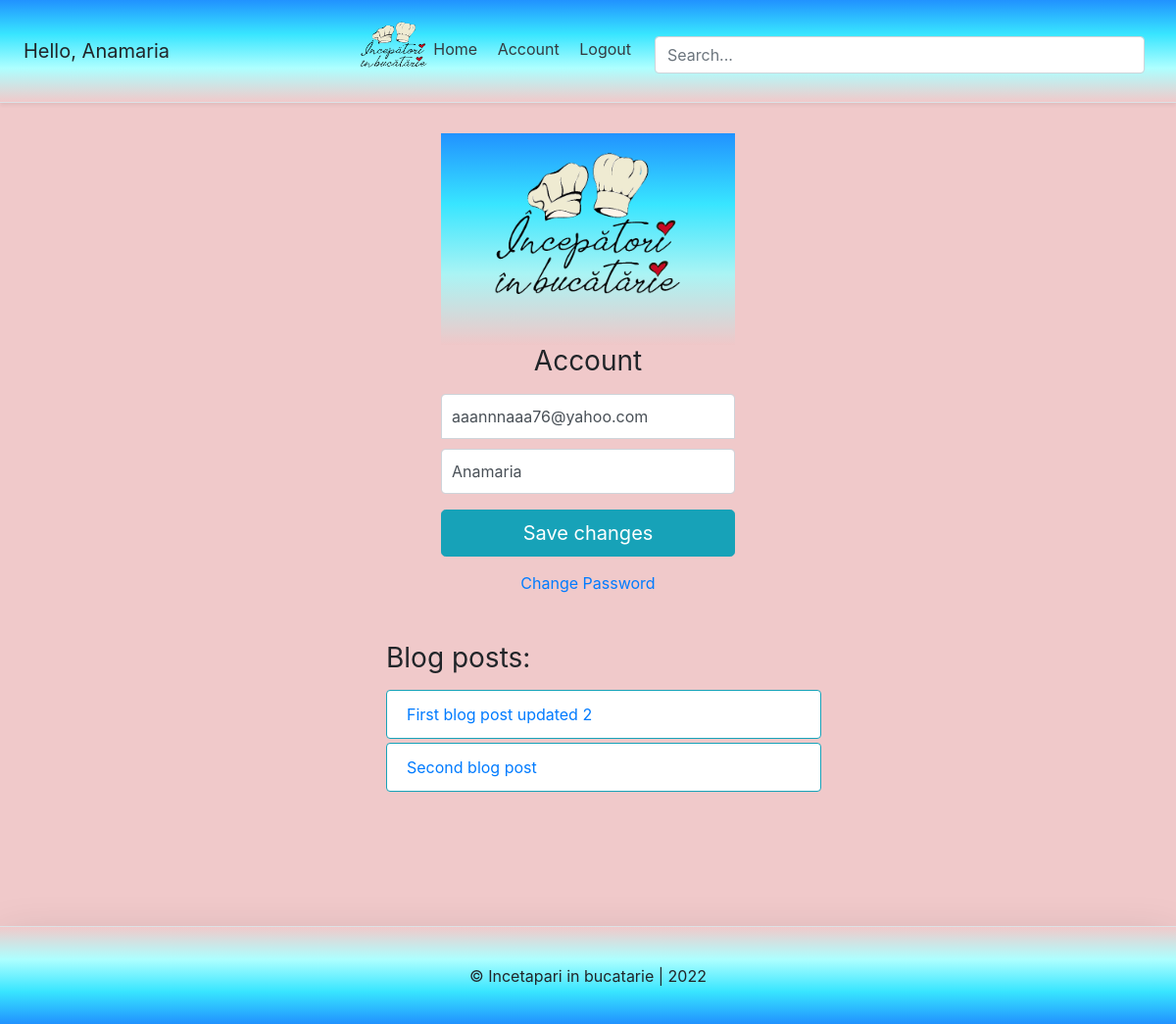
The page /account/ (signed in) on the database as committed earlier.
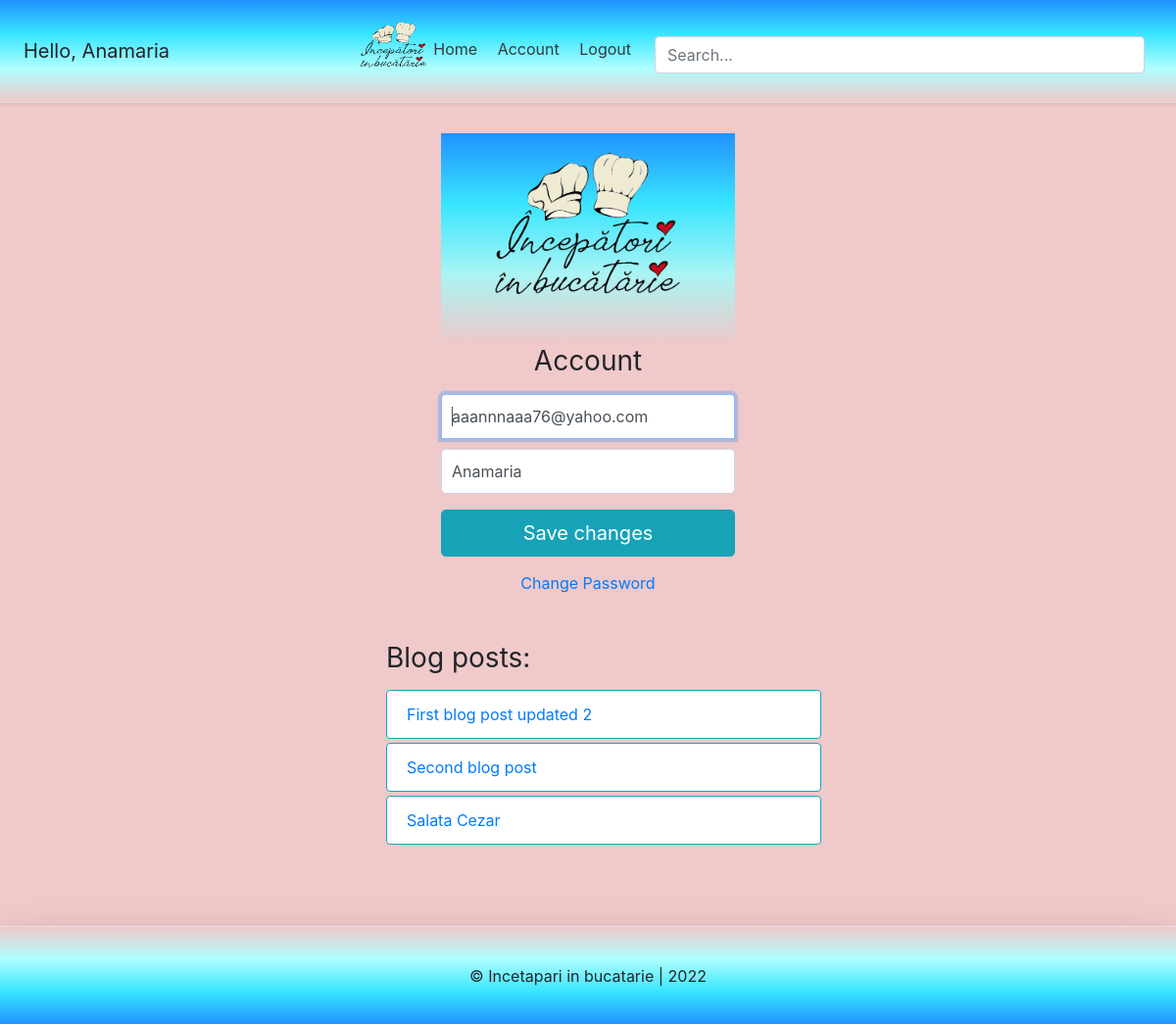
The same page on the database as committed later.
### blog/models.py (models this page shows)
class BlogPost(models.Model):
	title 					= models.CharField(max_length=50, null=False, blank=False, unique=True)
	body 					= RichTextField(blank=True, null=True)
	image		 			= models.ImageField(upload_to=upload_location, null=True, blank=True)
	date_published 			= models.DateTimeField(auto_now_add=True, verbose_name="date published")
	date_updated 			= models.DateTimeField(auto_now=True, verbose_name="date updated")
	author 					= models.ForeignKey(settings.AUTH_USER_MODEL, on_delete=models.CASCADE)
	slug 					= models.SlugField(blank=True, unique=True)
	def __str__(self):
		return self.title

### account/views.py (the view)
# urls.py: path('account/', account_view, name="account"),
def account_view(request):
    if not request.user.is_authenticated:
        return redirect("login")
    context = {}
    if request.POST:
        form = AccountUpdateForm(request.POST, instance=request.user)
        if form.is_valid():
            form.initial= {
                        "email": request.POST['email'],
                        "username": request.POST['username'],
            }
            form.save()
            context['succes_message'] = "Account Updated"
    else:
        form = AccountUpdateForm(
                initial= {
                    "email": request.user.email,
                    "username": request.user.username,
                }
            )
    context['account_form'] = form
    blog_posts = BlogPost.objects.filter(author=request.user)
    context['blog_posts'] = blog_posts
    return render(request, 'account/account.html', context)

### account/forms.py (shortened to what this page needs)
class AccountUpdateForm(forms.ModelForm):
    class Meta:
        model = Account
        fields = ('email', 'username')

### account/templates/account/account.html (shortened to what this page needs)
{% extends 'base.html' %}
{% load static %}
{% block content %}
  <form class="form-signin" method="post">{% csrf_token %}
    <div class="d-flex flex-column pb-3">
      <img class="img-fluid mx-auto d-block" src="{% static 'logo.png' %}" alt="logo" width="200" height="200">
    </div>
    <h1 class="h3 mb-3 font-weight-normal">Account</h1>
    <input type="email" name="email" id="inputEmail" class="form-control" placeholder="Email address" required autofocus
    value="{{account_form.initial.email}}" >
    <input type="text" name="username" id="inputUsername" class="form-control" placeholder="Username" required
    value="{{account_form.initial.username}}">
    <button class="btn btn-lg btn-info btn-block" type="submit">Save changes</button>
  </form>
  <div class=" ana">
    <a class="m-auto" href="{% url 'password_change' %}">Change Password</a>
  </div>
<div class="container mt-4 p-4">
  <div class="row">
    <div class="blog-posts">
      <h3 class="mb-3 font-weight-normal ml-3 pl-3">Blog posts:</h3>
      {% if blog_posts %}
      <ul>
        {% for post in blog_posts %}
        <a href="{% url 'blog:detail' post.slug %}" style="text-decoration: none;">
          <li class="list-group-item mb-1 mt-1 border border-info">{{post}}</li>
        </a>
        {% endfor %}
      </ul>
      {% else %}
      <p>You have no blog posts. Create a post <a href="{% url 'blog:create' %}">here</a>.</p>
      {% endif%}
    </div>
  </div>
</div>
{% endblock %}

Rows that differ between the two databases and show on the page:
added BlogPost: title "Salata Cezar"
